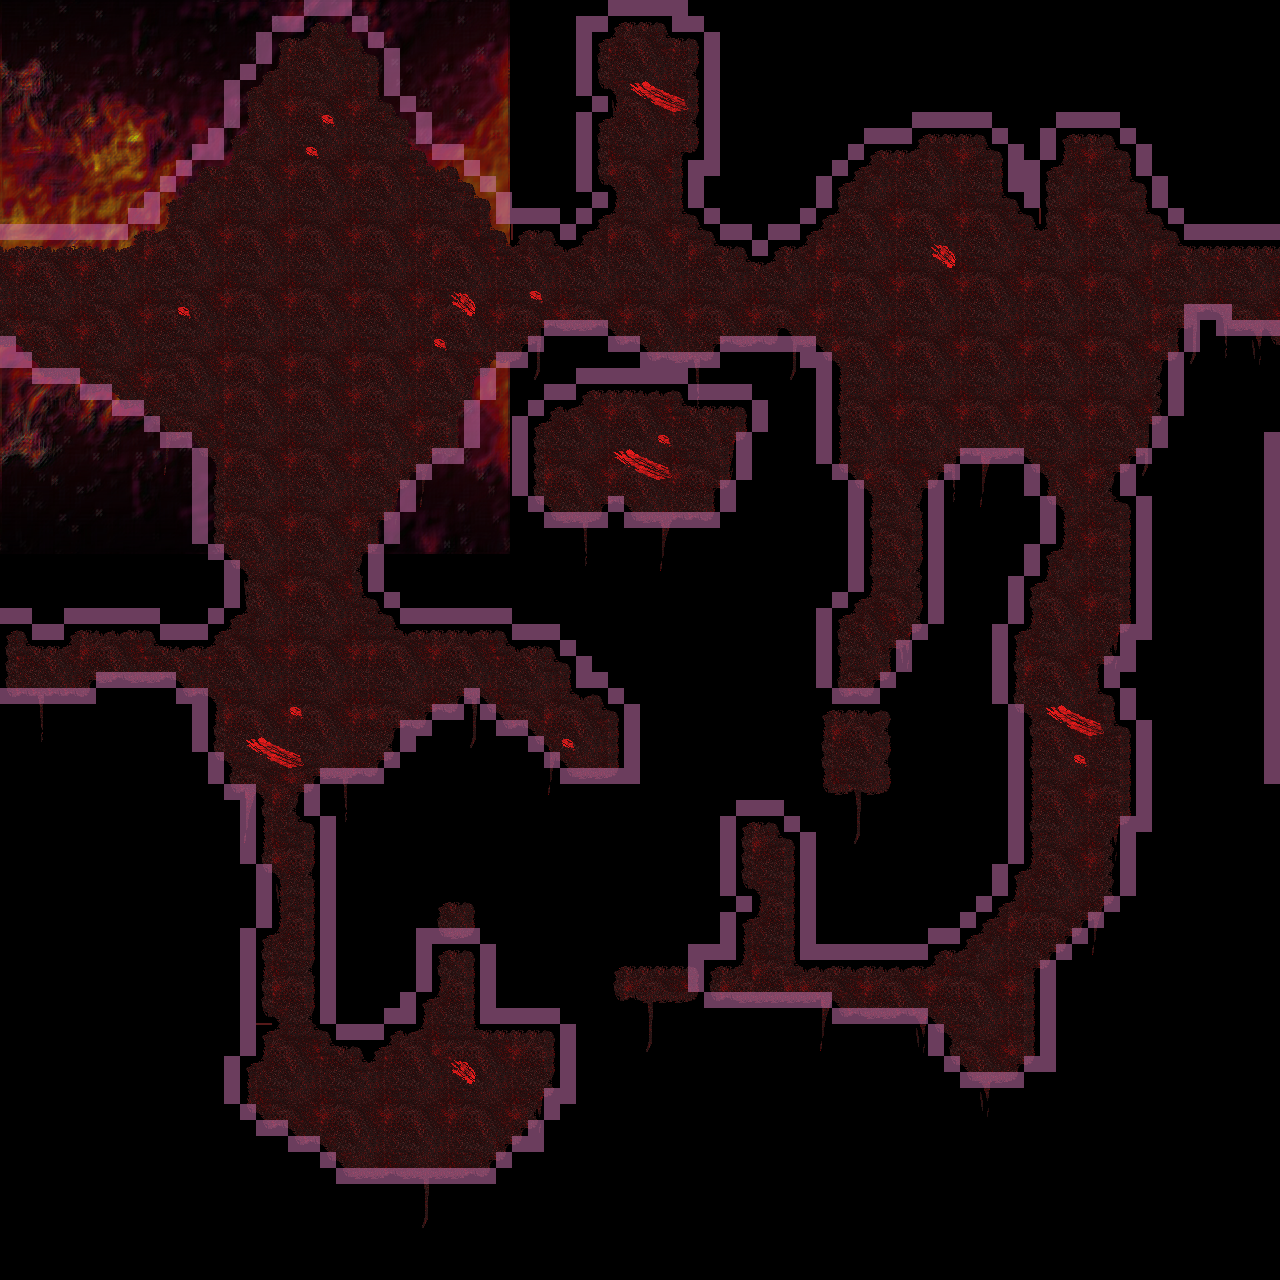

A level layout from a 2D game, rendered from its tile map. Below: a short description, then the map file with tile-grid data replaced by summaries:
An orthogonal 80x80 tile map with 16x16 px tiles, 4 tile layers (dread, floor, collision, props), 6 tilesets, 1 image layer and 4 objects.

<map version="1.10" tiledversion="1.11.0" orientation="orthogonal" renderorder="right-down" width="80" height="80" tilewidth="16" tileheight="16" infinite="0" nextlayerid="7" nextobjectid="6">
 <properties>
  <property name="looping" type="bool" value="true" />
  <property name="music" value="res/audio/music/battlefield.ogg" />
  <property name="music_speed" type="float" value="0.7" />
  <property name="music_volume" type="float" value="0.5" />
  <property name="tint" value="0,0,0,70" />
 </properties>
 <tileset firstgid="1" source="tilesets/gritty_blood_world.tsx" />
 <tileset firstgid="129" source="tilesets/worker_normal.tsx" />
 <tileset firstgid="141" source="entity/worker_bloodied1.tsx" />
 <tileset firstgid="153" source="entity/worker_bloodied2.tsx" />
 <tileset firstgid="165" source="entity/worker_bloodied3.tsx" />
 <tileset firstgid="177" source="tilesets/exit_markers.tsx" />
 <imagelayer id="4" name="image">
  <image source="../textures/image/flames.png" width="510" height="554" />
  <properties>
   <property name="delay_x" type="int" value="8" />
   <property name="delay_y" type="int" value="8" />
   <property name="height" type="int" value="0" />
   <property name="looping" type="bool" value="true" />
   <property name="parallax_x" type="int" value="2" />
   <property name="parallax_y" type="int" value="2" />
   <property name="scroll_x" type="int" value="-1" />
   <property name="scroll_y" type="int" value="-1" />
  </properties>
 </imagelayer>
 <layer id="3" name="dread" width="80" height="80">
  <data>[6400 cells, 128 non-empty, 15 distinct tile ids]</data>
 </layer>
 <layer id="1" name="floor" width="80" height="80">
  <data>[6400 cells, 2464 non-empty, 34 distinct tile ids]</data>
 </layer>
 <layer id="2" name="collision" width="80" height="80" opacity="0.5">
  <properties>
   <property name="draw" type="bool" value="false" />
  </properties>
  <data>[6400 cells, 589 non-empty, 5 distinct tile ids]</data>
 </layer>
 <layer id="6" name="props" width="80" height="80">
  <data>[6400 cells, 53 non-empty, 13 distinct tile ids]</data>
 </layer>
 <objectgroup id="5" name="entitiew">
  <object id="2" gid="145" x="656" y="96" width="16" height="32">
   <properties>
    <property name="file" value="res/data/entity/npc/worker.json" />
    <property name="warp_map" value="dream_bedroom_balcony.tmx" />
    <property name="warp_x" type="int" value="25" />
    <property name="warp_y" type="int" value="10" />
   </properties>
  </object>
  <object id="3" gid="157" x="1072" y="752" width="16" height="32">
   <properties>
    <property name="file" value="res/data/entity/npc/worker.json" />
    <property name="warp_map" value="metal.tmx" />
    <property name="warp_x" type="int" value="26" />
    <property name="warp_y" type="int" value="14" />
   </properties>
  </object>
  <object id="4" gid="169" x="272" y="768" width="16" height="32">
   <properties>
    <property name="file" value="res/data/entity/npc/worker.json" />
    <property name="warp_map" value="dark_roads.tmx" />
    <property name="warp_x" type="int" value="59" />
    <property name="warp_y" type="int" value="43" />
   </properties>
  </object>
  <object id="5" gid="169" x="624" y="464" width="16" height="32">
   <properties>
    <property name="file" value="res/data/entity/npc/worker.json" />
    <property name="warp_map" value="dark_roads.tmx" />
    <property name="warp_x" type="int" value="59" />
    <property name="warp_y" type="int" value="43" />
   </properties>
  </object>
 </objectgroup>
</map>
